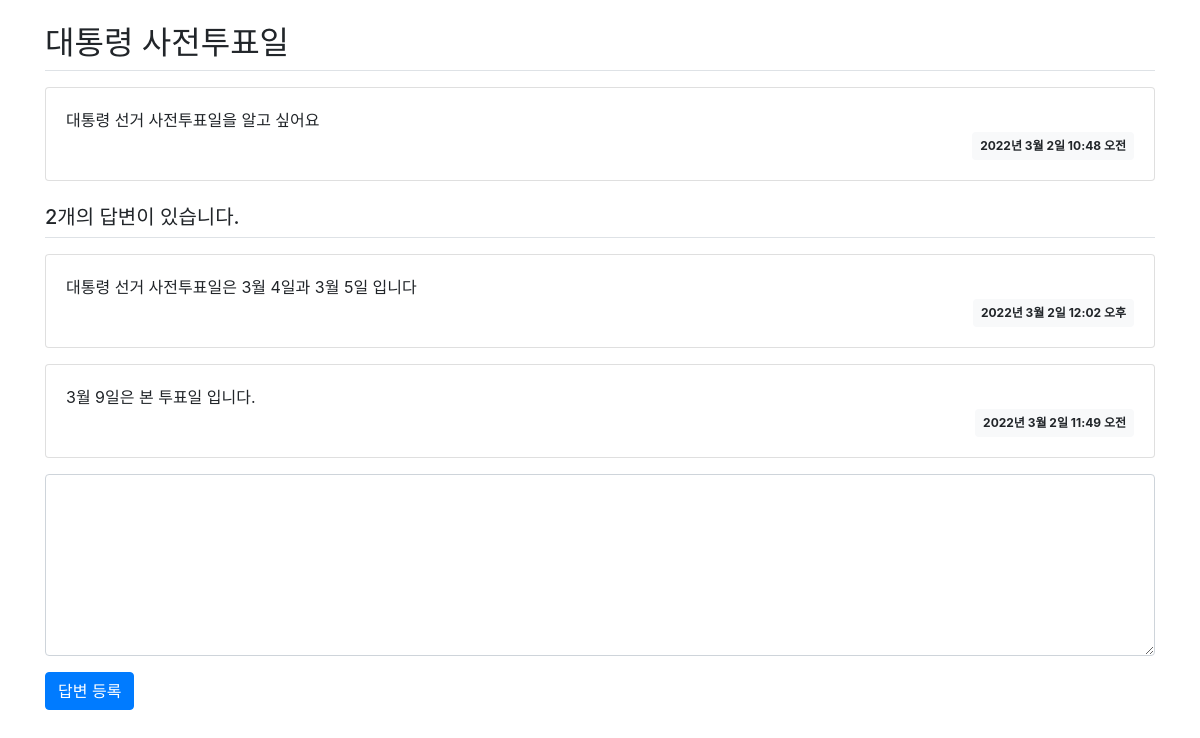
The page /board/1/ on the database its author committed.
### board/models.py (models this page shows, shortened)
class Question(models.Model):
    subject = models.CharField(max_length=200)
    content = models.TextField()
    create_date = models.DateTimeField()

class Answer(models.Model):
    content = models.TextField()
    create_date = models.DateTimeField()
    question = models.ForeignKey(Question, on_delete=models.CASCADE)

### board/views.py (the view)
# urls.py: path('<int:question_id>/', views.detail, name='detail'), #127.0.0.1:8000/board/1/
def detail(request, question_id):
    question = get_object_or_404(Question, pk=question_id)  # url 경로 오류처리
    context =  {'question':question}
    return render(request, 'board/detail.html', context)

### templates/board/detail.html (shortened to what this page needs)
<!DOCTYPE html>
{% load static %}
<html lang="ko">
<head>
    <link rel="stylesheet" href="{% static 'board/css/bootstrap.css/' %}">
</head>
<body>
    <div class="container my-3">
       <h2 class="border-bottom py-2">{{ question.subject }}</h2>
        <div class="card my-3">
            <div class="card-body">
                <div class="card-text">{{ question.content }}</div>
                <div class="d-flex justify-content-end">
                    <div class="badge badge-light p-2">
                        {{ question.create_date }}
                    </div>
                </div>
            </div>
        </div>
        <h5 class="border-bottom my-3 py-2">
            {{ question.answer_set.count }}개의 답변이 있습니다.
        </h5>
        {% for answer in question.answer_set.all %}
        <div class="card my-3">
            <div class="card-body">
                <div class="card-text">{{ answer.content }}</div>
                <div class="d-flex justify-content-end">
                    <div class="badge badge-light p-2">
                        {{ answer.create_date }}
                    </div>
                </div>
            </div>
        </div>
        {% endfor %}
        <form action="{% url 'board:answer_create' question.id %}" method="post">
          <div class="form-group">
              <textarea name="content" rows="7" cols="60" class="form-control"></textarea>
          </div>
          <input type="submit" value="답변 등록" class="btn btn-primary">
      </form>
    </div>
</body>
</html>

### rows shown on the page
Question: subject "대통령 사전투표일", content "대통령 선거 사전투표일을 알고 싶어요", create_date "2022년 3월 2일 10:48 오전", answer_set.count "2"
Answer: content "대통령 선거 사전투표일은 3월 4일과 3월 5일 입니다", create_date "2022년 3월 2일 12:02 오후"
Answer: content "3월 9일은 본 투표일 입니다.", create_date "2022년 3월 2일 11:49 오전"
